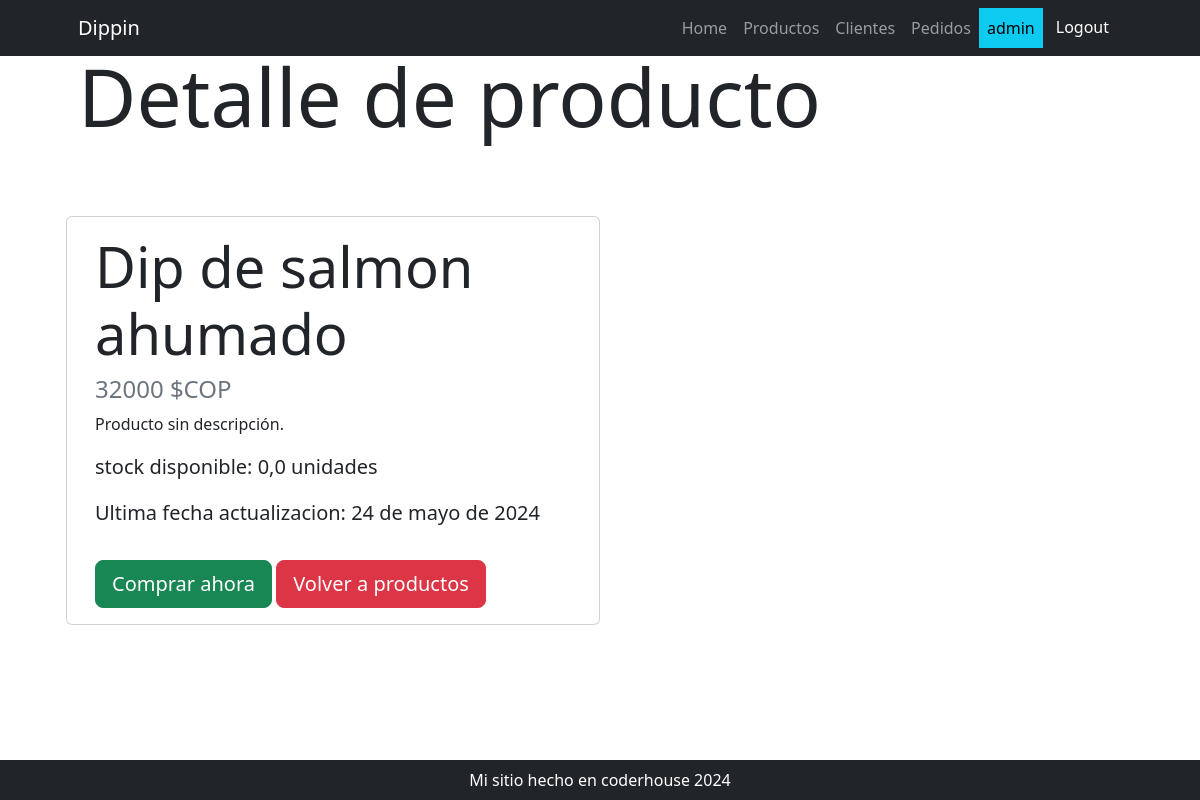
The app's page /producto/producto/detail/3 (signed in), older data.
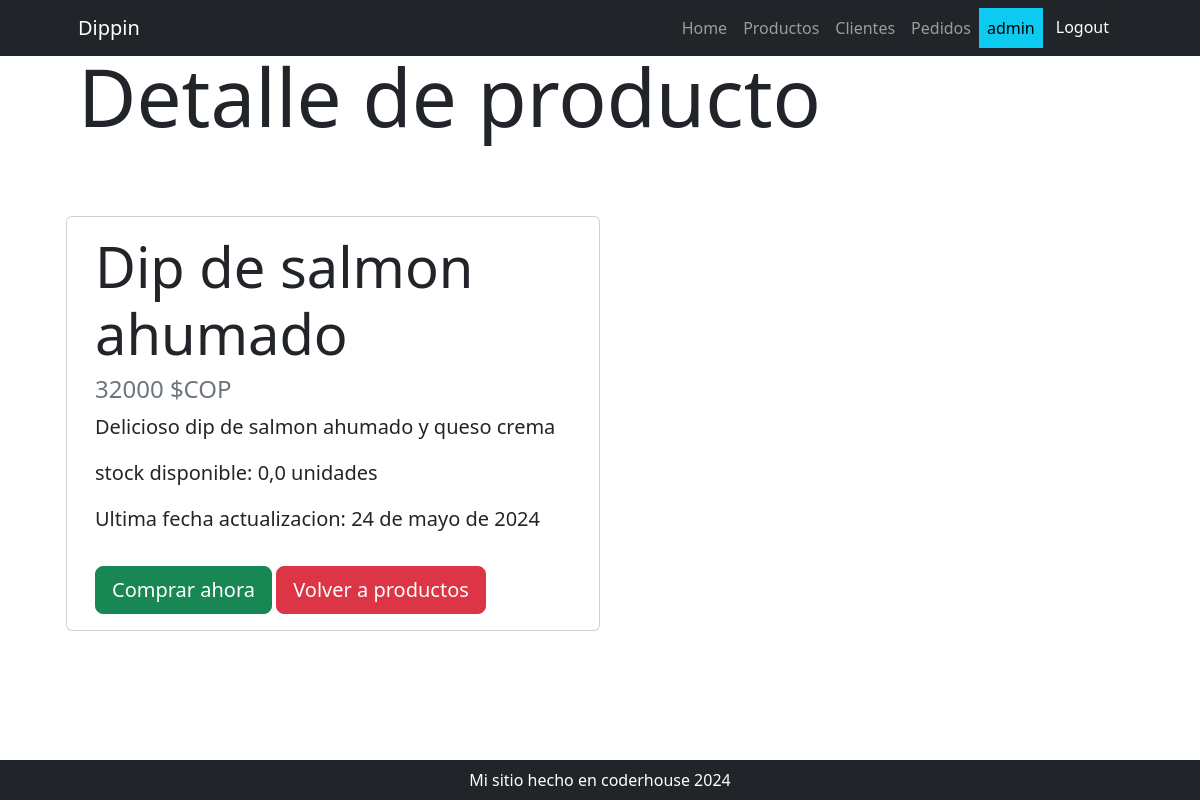
The same page, newer data.
### producto/models.py (models this page shows, shortened)
class Producto(models.Model):
    categoria_producto = models.ForeignKey(ProductoCategoria, on_delete=models.SET_NULL, blank=True, null=True, verbose_name="Categoria de producto")
    nombre = models.CharField(max_length=200, unique=True)
    descripcion = models.CharField(max_length=250, null=True, blank = True, verbose_name="descripcion")
    precio = models.PositiveIntegerField()
    stock_disponible=models.FloatField(default=0)
    imagen = models.ImageField(upload_to="imagenes/", null=True, blank=True)
    fecha_actualizacion = models.DateField(null=True, blank=True, default=timezone.now, editable=False, verbose_name="Fecha de actualizacion")
    class Meta:
        verbose_name="producto"
        verbose_name_plural="productos"

### producto/views.py (the view)
# urls.py: path("producto/detail/<int:pk>", views.ProductoDetail.as_view(), name="producto_detail"),
class ProductoDetail(LoginRequiredMixin, DetailView):
    model = models.Producto
    context_object_name = 'producto'

### producto/templates/producto/producto_detail.html (shortened to what this page needs)
{% extends 'core/base.html' %}
{% block titulo %}
    {% include 'core/components/titulo1.html' with titulo="Detalle de producto" %}
{% endblock titulo %}
{% block contenido %}
    <div class="row row-cols-1 row-cols-md-2">
        <div class="card my-3">
            <div class="card-body">
                <h2 class="card-title display-4">{{ producto.nombre }}</h2>
                <p class="card-text text-muted h4">{{ producto.precio }} $COP</p>
                {% if producto.descripcion %}
                    <p class="card-text lead">{{ producto.descripcion }}</p>
                {% else %}
                    <p class="card-text">Producto sin descripción.</p>
                {% endif %}
                <p class="card-text lead">stock disponible: {{ producto.stock_disponible }} unidades</p>
                {% if user.is_authenticated and user.is_staff %}
                    <p class="card-text lead">Ultima fecha actualizacion: {{ producto.fecha_actualizacion }} </p>
                {% endif %}
                <a href="https://wa.me/573052559969" class="btn btn-success btn-lg mt-3">Comprar ahora</a>
                <a href="{% url 'producto:home' %}" class="btn btn-danger btn-lg mt-3 ">Volver a productos</a>
            </div>
        </div>
    </div>
    <div class="row align-items-center my-5">
        <h1 class="pb-lg-3 text-primary fs-2">
        </h1>
    </div>
{% endblock contenido %}

Row changes from the older to the newer data that the page shows:
changed Producto "Dip de salmon ahumado": descripcion (not shown) → "Delicioso dip de salmon ahumado y queso crema"
Text that changed along with them:
text no longer shown: "Producto sin descripción."
